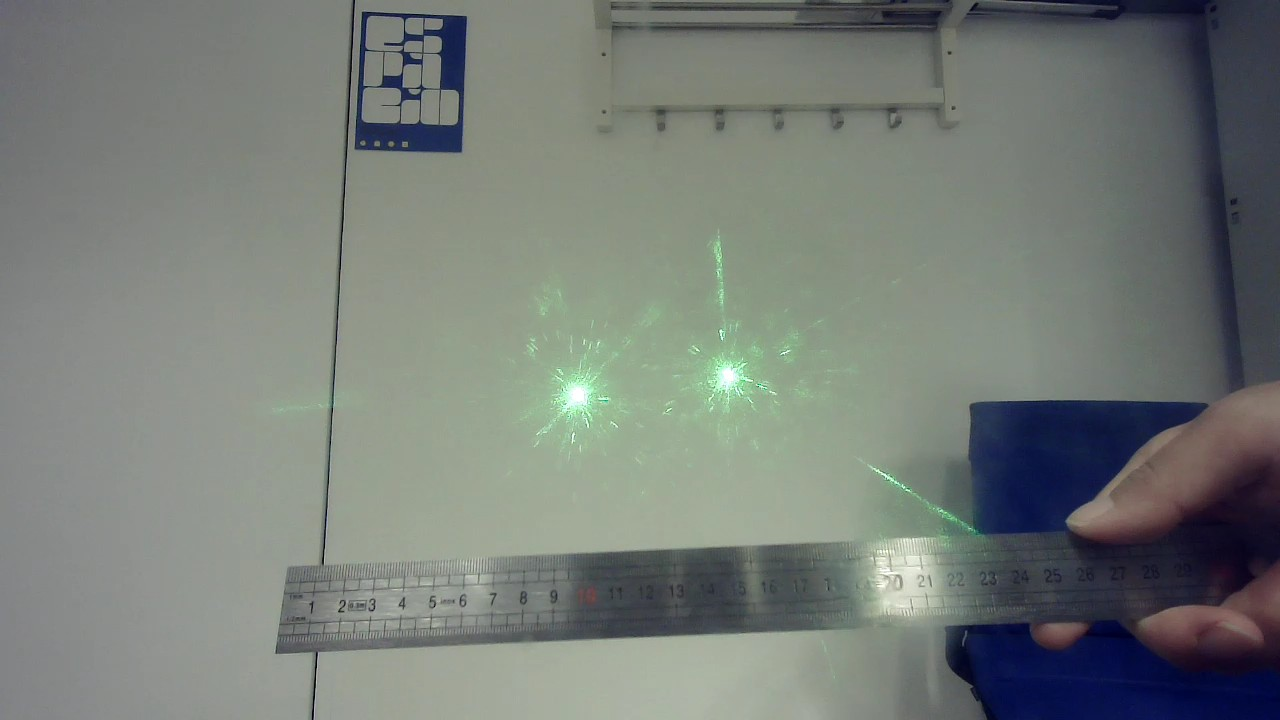
#> input picture Percepcion/B2.jpeg, 1280 x 720 px, found by its file name
$ python Recorte_imagen.py
#> lines starting #> are read from the running program, lines starting #| are printed output that depends on the picture
#Recorte_imagen
import cv2

# 1. Cargar la imagen
img = cv2.imread(r'C:\Users\Almudena\OneDrive\Escritorio\EONSEA\Percepcion\B2.jpeg')
#> img is the input picture: shape (720, 1280, 3); mean B, G, R 119.7, 124.9, 118.8
alto, ancho = img.shape[:2] # 720, 1280
#> alto = 720; ancho = 1280

# 2. Definir el tamaño del recorte deseado
w_recorte, h_recorte = 500, 250

# 3. Calcular coordenadas (asegurando valores enteros)
cx, cy = ancho // 2, alto // 2
#> cx = 640; cy = 360

x1 = cx - (w_recorte // 2)
#> x1 = 390
x2 = cx + (w_recorte // 2)
#> x2 = 890
y1 = cy - (h_recorte // 2)
#> y1 = 235
y2 = cy + (h_recorte // 2)
#> y2 = 485

# 4. Realizar el recorte (Slicing: [filas, columnas])
# ¡Ojo! En Numpy primero va el eje Y (alto) y luego el X (ancho)
recorte = img[y1:y2, x1:x2]
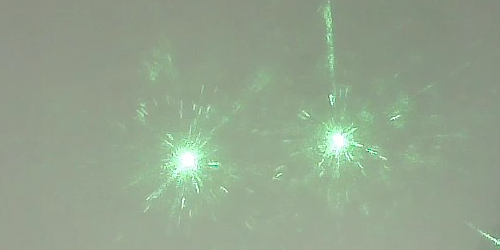
#> recorte: shape (250, 500, 3); mean B, G, R 141.8, 164.7, 147.5

# Mostrar resultados
# Si quieres imprimir las coordenadas de recorte que calculaste antes:
print(f"Recorte realizado en: X({x1} , {x2}), Y({y1} , {y2})")
#| Recorte realizado en: X(390 , 890), Y(235 , 485)
cv2.imshow('Recorte Laser', recorte)
cv2.waitKey(0)

$ run again, with Percepcion/B3.jpeg copied over Percepcion/B2.jpeg
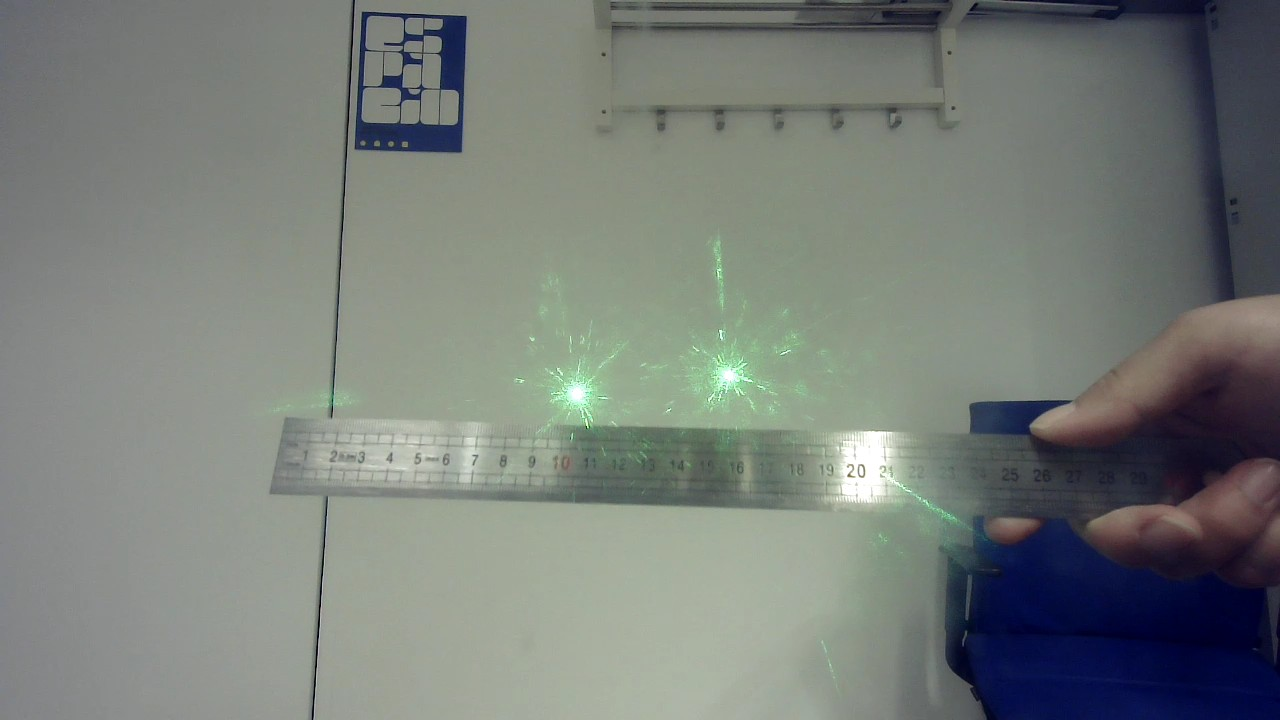
#> input picture Percepcion/B3.jpeg, 1280 x 720 px, found by its file name
#> img is the input picture: shape (720, 1280, 3); mean B, G, R 121, 125.9, 120.1
#> `recorte = img[y1:y2, x1:x2]`:
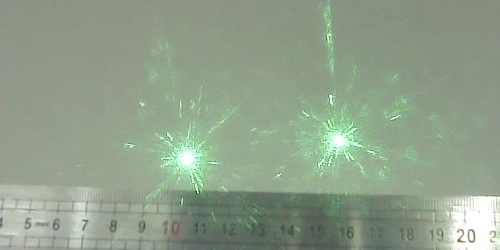
#> recorte: shape (250, 500, 3); mean B, G, R 139, 159.9, 144
#| Recorte realizado en: X(390 , 890), Y(235 , 485)

$ run again, with Percepcion/A2.jpeg copied over Percepcion/B2.jpeg
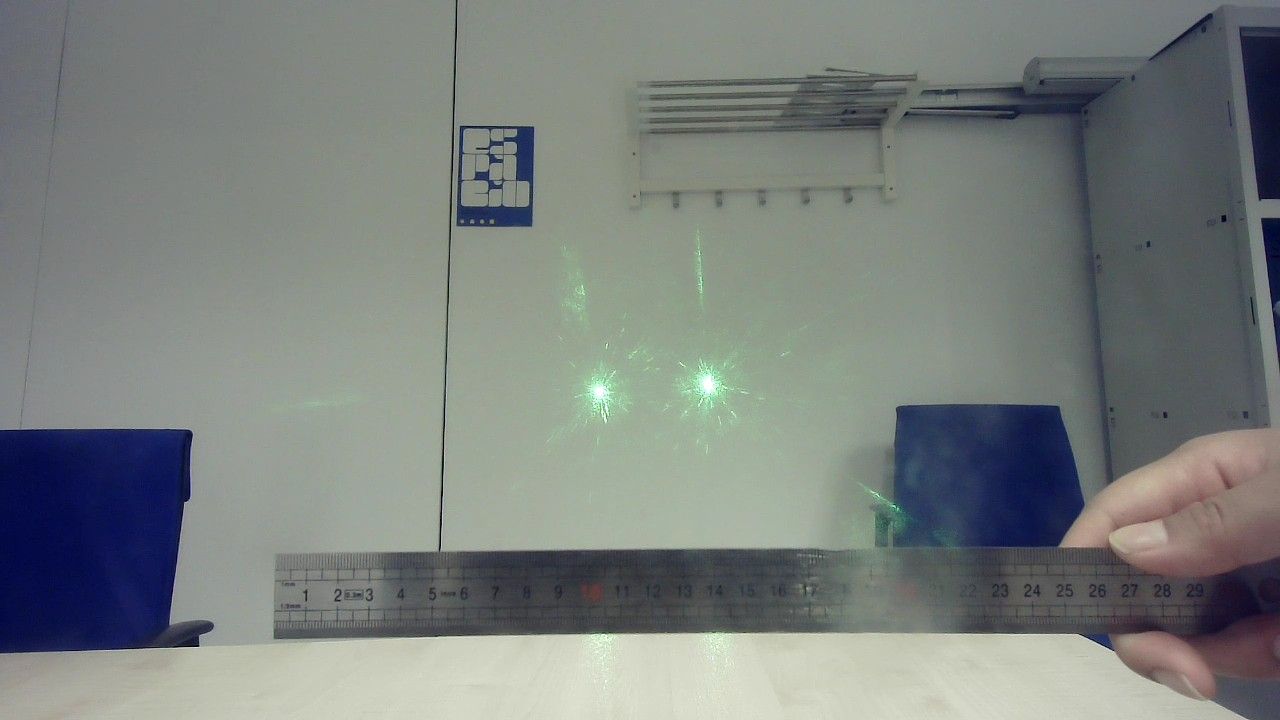
#> input picture Percepcion/A2.jpeg, 1280 x 720 px, found by its file name
#> img is the input picture: shape (720, 1280, 3); mean B, G, R 125.6, 128.4, 122.7
#> `recorte = img[y1:y2, x1:x2]`:
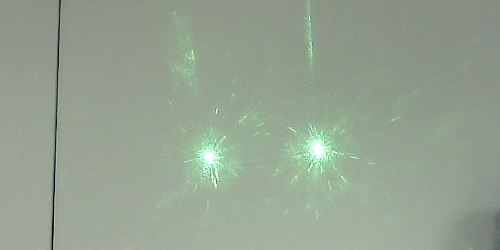
#> recorte: shape (250, 500, 3); mean B, G, R 145.3, 162.9, 149.1
#| Recorte realizado en: X(390 , 890), Y(235 , 485)
